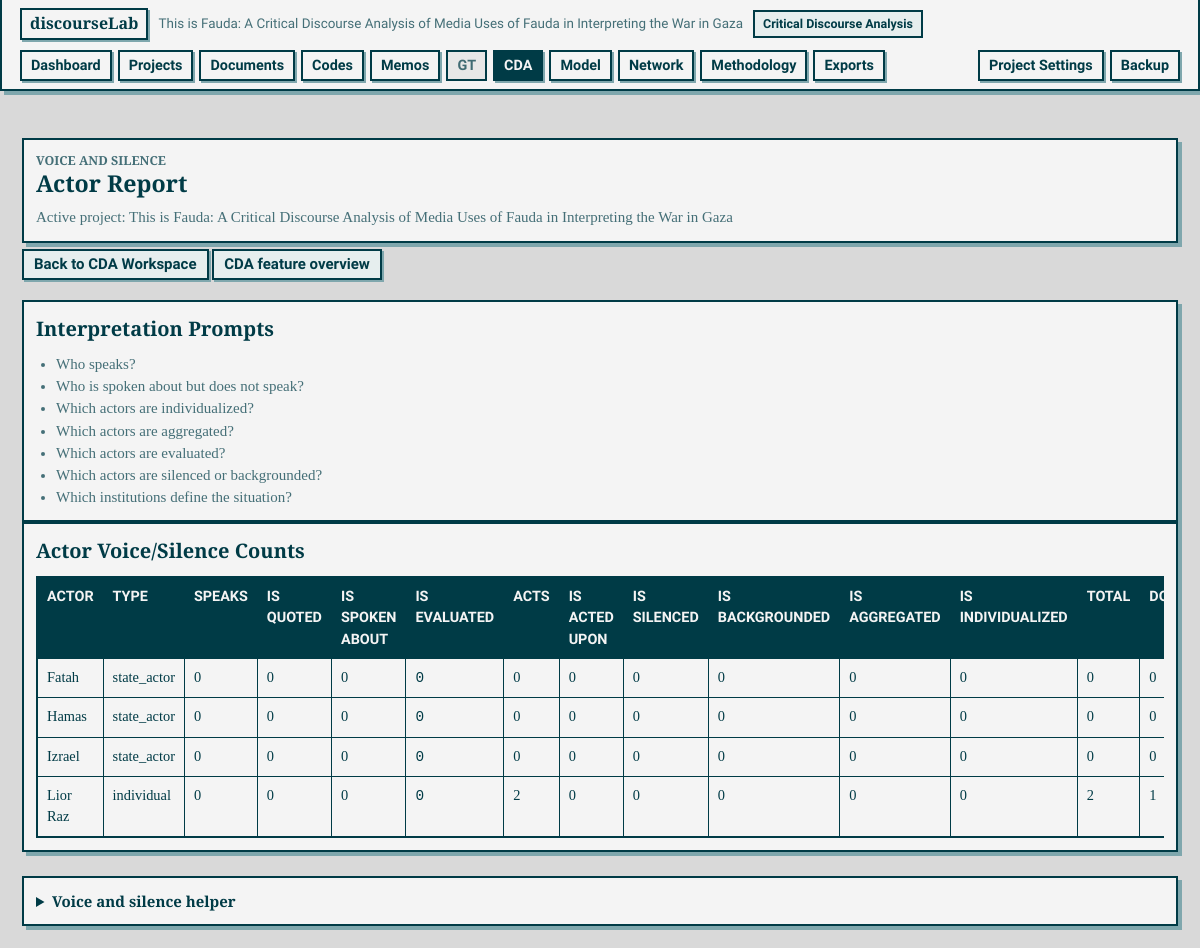
Before: /cda/voice-silence with the older database file.
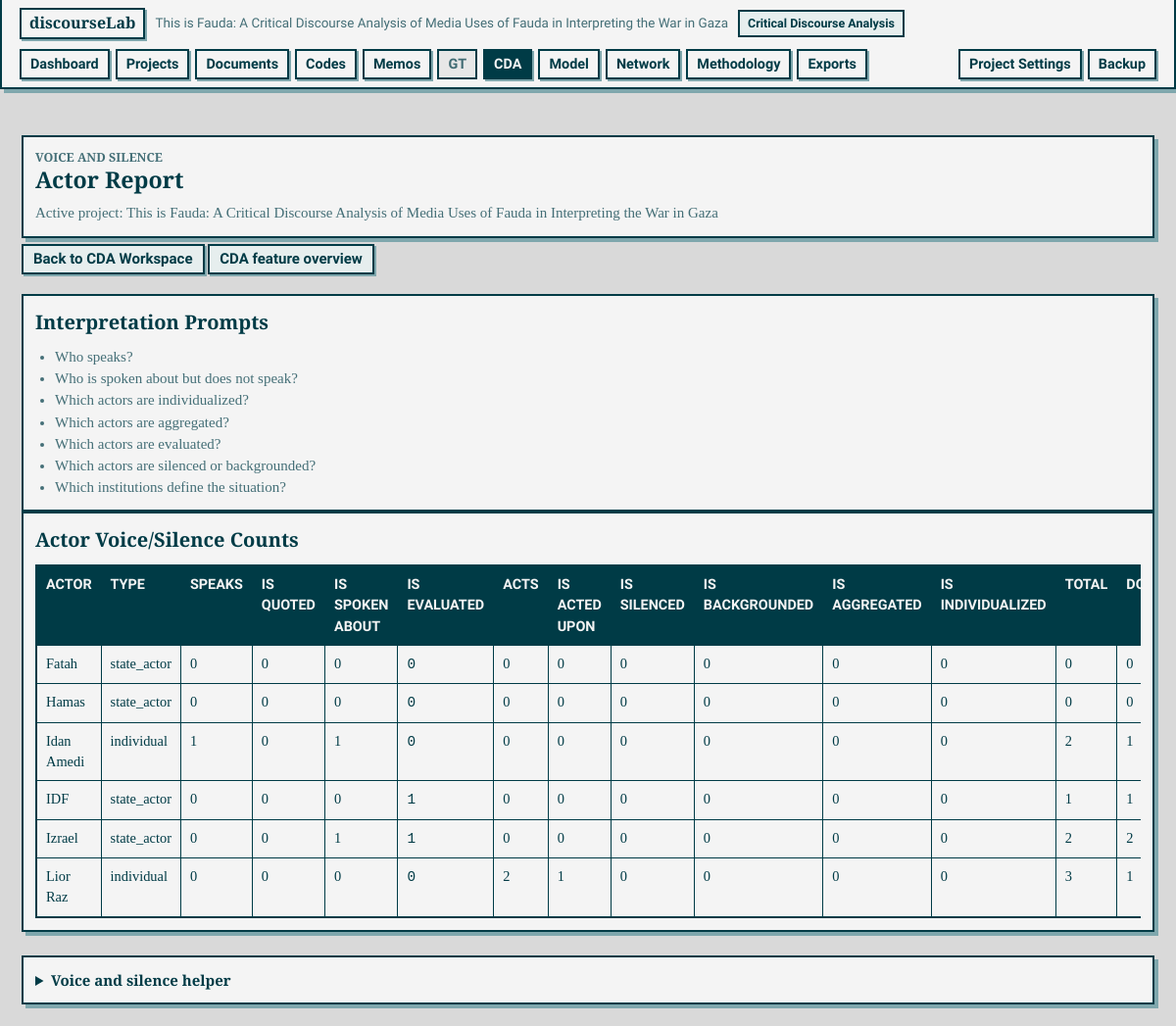
After: the same page with the newer database file.
### tables this page shows
CREATE TABLE projects (
    id INTEGER PRIMARY KEY AUTOINCREMENT,
    name TEXT NOT NULL,
    description TEXT,
    created_at TEXT NOT NULL DEFAULT CURRENT_TIMESTAMP,
    updated_at TEXT NOT NULL DEFAULT CURRENT_TIMESTAMP
, methodology_mode TEXT NOT NULL DEFAULT 'mixed', status TEXT NOT NULL DEFAULT 'active', last_opened_at TEXT, research_goal TEXT, principal_investigator TEXT);

CREATE TABLE actors (
            id INTEGER PRIMARY KEY AUTOINCREMENT,
            project_id INTEGER NOT NULL,
            name TEXT NOT NULL,
            actor_type TEXT NOT NULL,
            description TEXT,
            created_at TEXT NOT NULL DEFAULT CURRENT_TIMESTAMP,
            updated_at TEXT NOT NULL DEFAULT CURRENT_TIMESTAMP,
            FOREIGN KEY (project_id) REFERENCES projects (id) ON DELETE CASCADE
        );

### app.py (the view)
    @app.route("/cda/voice-silence")
    def cda_voice_silence():
        active_project = get_active_project()
        if not project_supports_cda(active_project):
            return mode_notice("CDA Workspace", active_project)
        return render_template(
            "cda_voice_silence.html",
            title="Voice and Silence Report",
            active_page="cda",
            active_project=active_project,
            rows=get_voice_silence_report(active_project["id"]),
            relation_type_labels=ACTOR_RELATION_TYPES,
            methodology_helper=get_methodology_helper(active_project, "cda_voice_silence"),
        )

### app.py (called while the page is built)
def get_db() -> sqlite3.Connection:
    if "db" not in g:
        g.db = sqlite3.connect(DATABASE)
        g.db.row_factory = sqlite3.Row
        g.db.execute("PRAGMA foreign_keys = ON")
    return g.db

def query_one(sql: str, params: tuple = ()) -> sqlite3.Row | None:
    return get_db().execute(sql, params).fetchone()

def query_all(sql: str, params: tuple = ()) -> list[sqlite3.Row]:
    return get_db().execute(sql, params).fetchall()

def get_project(project_id: int) -> sqlite3.Row | None:
    return query_one(
        """
        SELECT id, name, description, methodology_mode, status, last_opened_at,
               research_goal, principal_investigator, created_at, updated_at
        FROM projects
        WHERE id = ? AND status != 'deleted'
        """,
        (project_id,),
    )

def project_supports_gt(project: sqlite3.Row | dict) -> bool:
    return project["methodology_mode"] in {"gt", "mixed"}

def project_supports_cda(project: sqlite3.Row | dict) -> bool:
    return project["methodology_mode"] in {"cda", "mixed"}

def load_methodology_library(library_id: str) -> dict | None:
    if not re.fullmatch(r"[a-z0-9_]+", library_id or ""):
        return None
    path = METHODOLOGY_DIR / f"{library_id}.json"
    if not path.exists():
        return None
    try:
        return json.loads(path.read_text(encoding="utf-8"))
    except json.JSONDecodeError:
        return None

def get_methodology_phase_prompts(library_ids: list[str], phase_ids: list[str], limit: int = 8) -> list[dict]:
    prompts = []
    for library_id in library_ids:
        library = load_methodology_library(library_id)
        if not library:
            continue
        for phase in library.get("phases", []):
            if phase.get("id") in phase_ids:
                for prompt in phase.get("prompts", []):
                    prompts.append(
                        {
                            "library_title": library["title"],
                            "phase_title": phase["title"],
                            "prompt": prompt,
                        }
                    )
    return prompts[:limit]

### templates/cda_voice_silence.html (shortened to what this page needs)
{% extends "base.html" %}
{% block content %}
<section class="page-header">
    <p class="eyebrow">Voice and silence</p>
    <h1>Actor Report</h1>
    <p>Active project: {{ active_project.name }}</p>
</section>
<section class="detail-actions">
    <a class="button-secondary" href="{{ url_for('cda_workspace') }}">Back to CDA Workspace</a>
    <a class="button-secondary" href="{{ url_for('cda_features') }}">CDA feature overview</a>
</section>
<section class="info-panel interpretation-panel">
    <h2>Interpretation Prompts</h2>
    <ul>
        <li>Who speaks?</li>
        <li>Who is spoken about but does not speak?</li>
        <li>Which actors are individualized?</li>
        <li>Which actors are aggregated?</li>
        <li>Which actors are evaluated?</li>
        <li>Which actors are silenced or backgrounded?</li>
        <li>Which institutions define the situation?</li>
    </ul>
</section>
<section class="info-panel">
    <h2>Actor Voice/Silence Counts</h2>
    {% if rows %}
        <div class="table-wrap">
            <table class="data-table report-table">
                <thead>
                    <tr>
                        <th>Actor</th>
                        <th>Type</th>
                        {% for relation, label in relation_type_labels.items() %}
                            <th>{{ label }}</th>
                        {% endfor %}
                        <th>Total</th>
                        <th>Documents</th>
                    </tr>
                </thead>
                <tbody>
                    {% for row in rows %}
                        <tr>
                            <td>{{ row.name }}</td>
                            <td>{{ row.actor_type }}</td>
                            {% for relation, label in relation_type_labels.items() %}
                                <td>{{ row[relation] }}</td>
                            {% endfor %}
                            <td>{{ row.total_annotations }}</td>
                            <td>{{ row.document_count }}</td>
                        </tr>
                    {% endfor %}
                </tbody>
            </table>
        </div>
    {% else %}
        <p>No actors created yet.</p>
    {% endif %}
</section>
{% include "_methodology_helper.html" %}
{% endblock %}

### templates/base.html (shortened to what this page needs)
<!doctype html>
<html lang="en">
<head>
    <link rel="stylesheet" href="{{ url_for('static', filename='style.css') }}">
</head>
<body>
    <div class="app-shell">
        <header class="topbar" aria-label="Application navigation">
            <div class="topbar-brand">
                <a class="app-name" href="{{ url_for('dashboard') }}">discourseLab</a>
                <span class="app-project">{{ active_project.name if active_project else "No active project" }}</span>
                {% if active_project %}
                    <span class="methodology-badge">{{ methodology_mode_labels[active_project.methodology_mode] }}</span>
                {% endif %}
            </div>
            <nav class="top-nav" aria-label="Main navigation">
                <a href="{{ url_for('dashboard') }}" class="{{ 'active' if active_page == 'dashboard' else '' }}">Dashboard</a>
                <a href="{{ url_for('projects') }}" class="{{ 'active' if active_page == 'projects' else '' }}">Projects</a>
                <a href="{{ url_for('documents') }}" class="{{ 'active' if active_page == 'documents' else '' }}">Documents</a>
                <a href="{{ url_for('codes') }}" class="{{ 'active' if active_page == 'codes' else '' }}">Codes</a>
                <a href="{{ url_for('memos') }}" class="{{ 'active' if active_page == 'memos' else '' }}">Memos</a>
                {% if supports_gt %}
                    <a href="{{ url_for('gt_workspace') }}" class="{{ 'active' if active_page == 'gt' else '' }}">GT</a>
                {% else %}
                    <span class="nav-disabled">GT</span>
                {% endif %}
                {% if supports_cda %}
                    <a href="{{ url_for('cda_workspace') }}" class="{{ 'active' if active_page == 'cda' else '' }}">CDA</a>
                {% else %}
                    <span class="nav-disabled">CDA</span>
                {% endif %}
                <a href="{{ url_for('model_builder') }}" class="{{ 'active' if active_page == 'model' else '' }}">Model</a>
                <a href="{{ url_for('network_explorer') }}" class="{{ 'active' if active_page == 'network' else '' }}">Network</a>
                <a href="{{ url_for('methodology') }}" class="{{ 'active' if active_page == 'methodology' else '' }}">Methodology</a>
                <a href="{{ url_for('exports') }}" class="{{ 'active' if active_page == 'exports' else '' }}">Exports</a>
            </nav>
            {% if active_project %}
                <nav class="top-nav top-nav-actions" aria-label="Project actions">
                    <a href="{{ url_for('edit_project', project_id=active_project.id) }}">Project Settings</a>
                    <a href="{{ url_for('export_project_backup') }}">Backup</a>
                </nav>
            {% endif %}
        </header>
        <main class="content">
            {% block content %}{% endblock %}
        </main>
    </div>
</body>
</html>

### templates/_methodology_helper.html (shortened to what this page needs)
{% if methodology_helper and methodology_helper.prompts %}
    {% if request.endpoint == "document_view" %}
        <section class="mode-strip methodology-helper-panel">
            <div>
                <strong>Mode: {{ methodology_mode_labels[active_project.methodology_mode] }}</strong>
                <span>{{ methodology_mode_explanations[active_project.methodology_mode] }}</span>
            </div>
            <ul>
                {% for item in methodology_helper.prompts[:4] %}
                    <li>{{ item.prompt }}</li>
                {% endfor %}
            </ul>
            <a class="button-secondary compact-button" href="{{ url_for('methodology') }}">Methodology</a>
        </section>
    {% else %}
        <details class="info-panel helper-panel methodology-helper-panel compact-details">
            <summary>{{ methodology_helper.title }}</summary>
        </details>
    {% endif %}
{% endif %}

Changed rows visible on the page:
added actors: name "Idan Amedi", actor_type "individual", row "1" "0" "1" "0" "0" "0" "0" "0" "0" "0", total_annotations "2", document_count "1"
added actors: name "IDF", actor_type "state_actor", row "0" "0" "0" "1" "0" "0" "0" "0" "0" "0", total_annotations "1", document_count "1"
computed for actors "Izrael": total_annotations "0" → "2"; document_count "0" → "2"
computed for actors "Lior Raz": total_annotations "2" → "3"
Other visible differences:
new list line: "1"
list line gone: "0"
